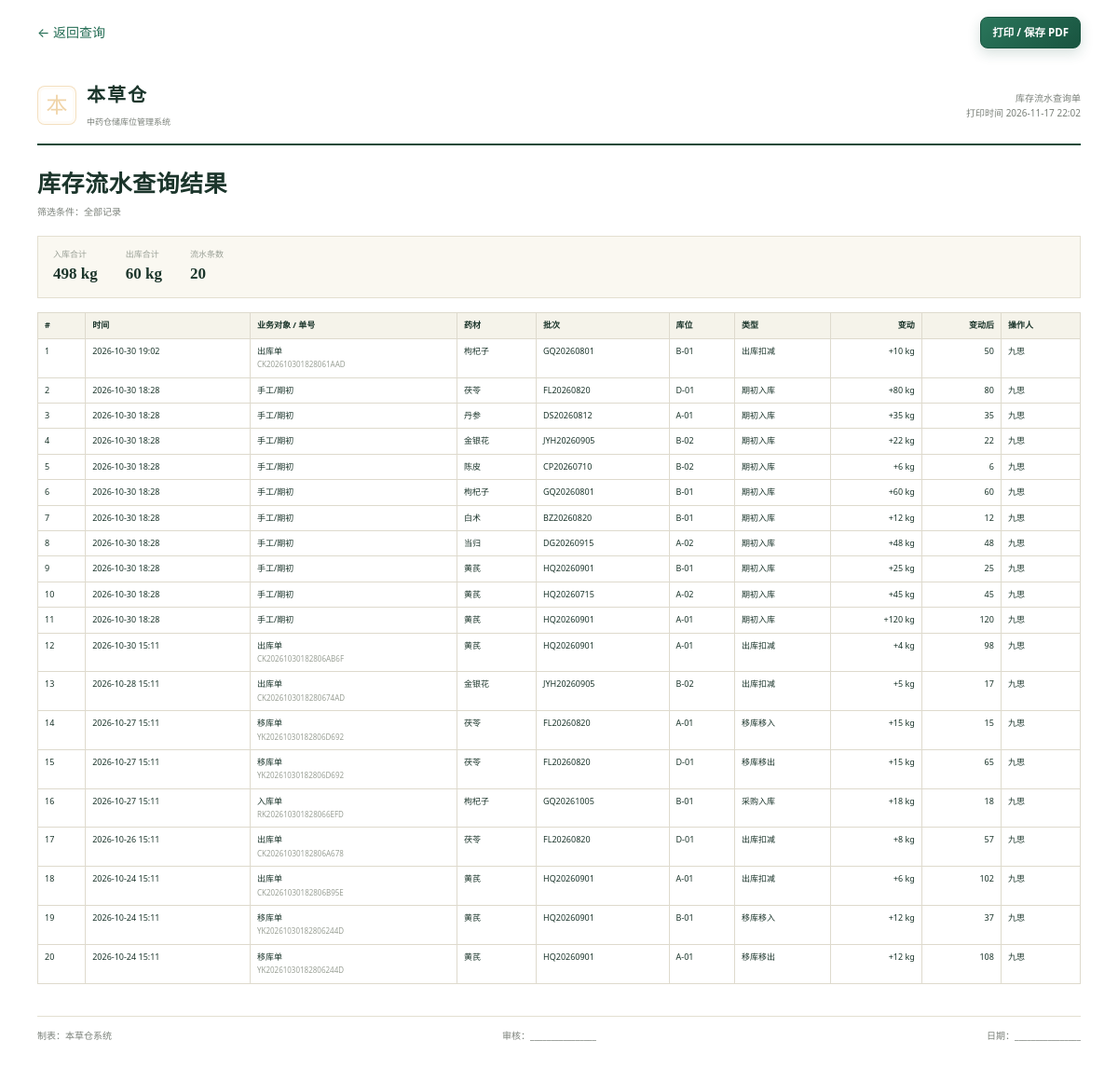
/reports/stock/print/ (signed in), run on the app's committed database.
### warehouse/models.py (models this page shows, shortened)
class StockMovement(models.Model):
    class MovementType(models.TextChoices):
        OPENING = "opening", "期初入库"
        INBOUND = "inbound", "采购入库"
        OUTBOUND = "outbound", "出库扣减"
        TRANSFER_OUT = "transfer_out", "移库移出"
        TRANSFER_IN = "transfer_in", "移库移入"
        ADJUST = "adjust", "盘点调整"
    class OrderType(models.TextChoices):
        INBOUND = "inbound", "入库单"
        TRANSFER = "transfer", "移库单"
        OUTBOUND = "outbound", "出库单"
        MANUAL = "manual", "手工/期初"
    batch = models.ForeignKey(
        StockBatch,
        on_delete=models.PROTECT,
        related_name="movements",
        verbose_name="库存批次",
    )
    movement_type = models.CharField(
        "变动类型", max_length=20, choices=MovementType.choices
    )
    quantity = models.DecimalField(
        "变动数量",
        max_digits=12,
        decimal_places=3,
        validators=[MinValueValidator(Decimal("0.001"))],
    )
    before_quantity = models.DecimalField(
        "变动前", max_digits=12, decimal_places=3
    )
    after_quantity = models.DecimalField("变动后", max_digits=12, decimal_places=3)
    order_type = models.CharField(
        "关联单据类型",
        max_length=16,
        choices=OrderType.choices,
        default=OrderType.MANUAL,
    )
    order_no = models.CharField("关联单号", max_length=24, blank=True)
    order_id = models.PositiveBigIntegerField("关联单据 ID", null=True, blank=True)
    operator = models.ForeignKey(
        settings.AUTH_USER_MODEL,
        on_delete=models.PROTECT,
        verbose_name="操作人",
        null=True,
        blank=True,
    )
    remark = models.CharField("备注", max_length=300, blank=True)
    created_at = models.DateTimeField("发生时间", auto_now_add=True)
    class Meta:
        verbose_name = "库存流水"
        verbose_name_plural = "库存流水"
        ordering = ["-created_at", "-id"]
        indexes = [
            models.Index(fields=["batch", "-created_at"]),
            models.Index(fields=["order_type", "order_no"]),
        ]

class StockBatch(models.Model):
    herb = models.ForeignKey(
        Herb, on_delete=models.PROTECT, related_name="stock_batches", verbose_name="药材"
    )
    location = models.ForeignKey(
        StorageLocation,
        on_delete=models.PROTECT,
        related_name="stock_batches",
        verbose_name="库位",
    )
    batch_no = models.CharField("批次号", max_length=50)
    quantity = models.DecimalField(
        "当前库存",
        max_digits=12,
        decimal_places=3,
        default=Decimal("0"),
        validators=[MinValueValidator(Decimal("0"))],
    )
    production_date = models.DateField("生产日期", null=True, blank=True)
    expiry_date = models.DateField("有效期至", null=True, blank=True)
    updated_at = models.DateTimeField("更新时间", auto_now=True)
    objects = StockBatchQuerySet.as_manager()
    class Meta:
        verbose_name = "库存批次"
        verbose_name_plural = "库存批次"
        ordering = ["herb__code", "location__code", "batch_no"]
        constraints = [
            models.UniqueConstraint(
                fields=["herb", "location", "batch_no"],
                name="uniq_stock_herb_location_batch",
            ),
            models.CheckConstraint(
                condition=models.Q(quantity__gte=0), name="stock_quantity_non_negative"
            ),
        ]
        indexes = [
            models.Index(fields=["herb", "location", "batch_no"]),
        ]

class Herb(models.Model):
    code = models.CharField("药材编码", max_length=30, unique=True)
    name = models.CharField("药材名称", max_length=80)
    spec = models.CharField("规格", max_length=80, blank=True)
    unit = models.CharField("单位", max_length=10, default="kg")
    category = models.CharField("类别", max_length=40, blank=True)
    safety_stock = models.DecimalField(
        "安全库存", max_digits=12, decimal_places=3, default=Decimal("0")
    )
    is_active = models.BooleanField("启用", default=True)
    class Meta:
        verbose_name = "药材"
        verbose_name_plural = "药材"
        ordering = ["code"]

class StorageLocation(models.Model):
    warehouse = models.ForeignKey(
        Warehouse,
        on_delete=models.PROTECT,
        related_name="locations",
        verbose_name="所属仓库",
    )
    code = models.CharField("库位编码", max_length=30)
    name = models.CharField("库位名称", max_length=80, blank=True)
    zone = models.CharField("库区", max_length=30, blank=True)
    is_active = models.BooleanField("启用", default=True)
    class Meta:
        verbose_name = "库位"
        verbose_name_plural = "库位"
        ordering = ["warehouse__code", "code"]
        constraints = [
            models.UniqueConstraint(
                fields=["warehouse", "code"], name="uniq_location_warehouse_code"
            )
        ]

class UserProfile(models.Model):
    class Role(models.TextChoices):
        ADMIN = "admin", "系统管理员"
        KEEPER = "keeper", "仓管员"
        MANAGER = "manager", "仓库主管"
        VIEWER = "viewer", "只读访客"
    user = models.OneToOneField(
        settings.AUTH_USER_MODEL,
        on_delete=models.CASCADE,
        related_name="profile",
        verbose_name="用户",
    )
    role = models.CharField(
        "岗位角色", max_length=16, choices=Role.choices, default=Role.VIEWER
    )
    phone = models.CharField("联系电话", max_length=20, blank=True)
    department = models.CharField("所属部门", max_length=50, blank=True)
    class Meta:
        verbose_name = "用户档案"
        verbose_name_plural = "用户档案"
    @property
    def display_name(self):
        return self.user.get_full_name() or self.user.username
    @property
    def effective_role(self):
        if self.user.is_superuser:
            return self.Role.ADMIN
        return self.role

### warehouse/report_views.py (the view)
# urls.py: path("reports/stock/print/", report_views.stock_query_print, name="stock_query_print"),
@login_required
def stock_query_print(request):
    _require(request.user, "query.view")
    qs, filters = _movement_filters(request)
    incoming, outgoing, movement_count = _summarize_movements(qs)
    return render(
        request,
        "warehouse/stock_query_print.html",
        {
            "movements": qs.order_by("-created_at", "-id")[:500],
            "filters": filters,
            "incoming": incoming,
            "outgoing": outgoing,
            "movement_count": movement_count,
            "generated_at": timezone.localtime(),
        },
    )

### warehouse/permissions.py (called while the page is built)
def get_role(user):
    if not user.is_authenticated:
        return None
    if user.is_superuser:
        return "admin"
    profile = getattr(user, "profile", None)
    return profile.effective_role if profile else "viewer"

def has_perm(user, code):
    return bool(get_access_config(user)["permissions"].get(code))

def allowed_menus(user):
    return set(get_access_config(user)["menus"])

def can_create(user):
    return has_perm(user, "transfer.create") or has_perm(user, "outbound.create")

def can_audit(user):
    return (
        has_perm(user, "transfer.audit")
        or has_perm(user, "outbound.audit")
        or has_perm(user, "inbound.audit")
    )

def can_execute(user):
    return (
        has_perm(user, "transfer.execute")
        or has_perm(user, "outbound.execute")
        or has_perm(user, "inbound.execute")
    )

### warehouse/report_views.py (called while the page is built)
def _require(user, code):
    if not has_perm(user, code):
        raise PermissionDenied("当前岗位没有该功能权限。")

def _parse_date(raw):
    try:
        return date.fromisoformat(raw) if raw else None
    except ValueError:
        return None

def _summarize_movements(qs):
    incoming = qs.filter(
        movement_type__in=[
            StockMovement.MovementType.OPENING,
            StockMovement.MovementType.INBOUND,
            StockMovement.MovementType.TRANSFER_IN,
        ]
    ).aggregate(total=Sum("quantity"))["total"] or Decimal("0")
    outgoing = qs.filter(
        movement_type__in=[
            StockMovement.MovementType.OUTBOUND,
            StockMovement.MovementType.TRANSFER_OUT,
            StockMovement.MovementType.ADJUST,
        ]
    ).aggregate(total=Sum("quantity"))["total"] or Decimal("0")
    return incoming, outgoing, qs.count()

### warehouse/templatetags/warehouse_tags.py (called while the page is built)
@register.simple_tag(takes_context=True)
def query_replace(context, **kwargs):
    request = context.get("request")
    query = request.GET.copy() if request else {}
    for key, value in kwargs.items():
        if value is None or value == "":
            query.pop(key, None)
        else:
            query[key] = value
    try:
        return query.urlencode()
    except AttributeError:
        return ""

@register.filter
def qty(value, digits=3):
    try:
        number = Decimal(value)
    except (TypeError, ValueError, InvalidOperation):
        return value
    text = f"{number:.{digits}f}".rstrip("0").rstrip(".")
    return text or "0"

### templates/warehouse/stock_query_print.html (shortened to what this page needs)
{% load warehouse_tags static %}
<!DOCTYPE html>
<html lang="zh-CN">
<head>
  <link rel="stylesheet" href="{% static 'warehouse/css/app.css' %}?v=20261030">
</head>
<body class="print-body">
<div class="print-toolbar">
  <a href="{% url 'stock_query' %}?{% query_replace %}">← 返回查询</a>
  <button onclick="window.print()" class="btn btn-primary btn-sm">打印 / 保存 PDF</button>
</div>
<main class="print-page">
  <header class="print-head">
    <div class="print-brand"><span class="brand-seal">本</span><div><strong>本草仓</strong><small>中药仓储库位管理系统</small></div></div>
    <div class="print-meta"><span>库存流水查询单</span><time>打印时间 {{ generated_at|date:"Y-m-d H:i" }}</time></div>
  </header>
  <h1>库存流水查询结果</h1>
  <p class="print-sub">筛选条件：{% if not filters.has_filters %}全部记录{% endif %}</p>
  <div class="print-summary">
    <div><span>入库合计</span><strong>{{ incoming|qty }} kg</strong></div>
    <div><span>出库合计</span><strong>{{ outgoing|qty }} kg</strong></div>
    <div><span>流水条数</span><strong>{{ movement_count }}</strong></div>
  </div>
  <table class="print-table">
    <thead><tr><th>#</th><th>时间</th><th>业务对象 / 单号</th><th>药材</th><th>批次</th><th>库位</th><th>类型</th><th class="num">变动</th><th class="num">变动后</th><th>操作人</th></tr></thead>
    <tbody>
      {% for movement in movements %}
      <tr><td>{{ forloop.counter }}</td><td>{{ movement.created_at|date:"Y-m-d H:i" }}</td><td>{{ movement.get_order_type_display }}{% if movement.order_no %}<br><small>{{ movement.order_no }}</small>{% endif %}</td><td>{{ movement.batch.herb.name }}</td><td>{{ movement.batch.batch_no }}</td><td>{{ movement.batch.location.code }}</td><td>{{ movement.get_movement_type_display }}</td><td class="num">{{ movement.quantity|signed }} {{ movement.batch.herb.unit }}</td><td class="num">{{ movement.after_quantity|qty }}</td><td>{{ movement.operator.profile.display_name|default:movement.operator.username|default:"系统" }}</td></tr>
      {% empty %}<tr><td colspan="10" class="print-empty">没有符合条件的记录。</td></tr>{% endfor %}
    </tbody>
  </table>
  <footer class="print-foot"><span>制表：本草仓系统</span><span>审核：________________</span><span>日期：________________</span></footer>
</main>
</body>
</html>

### static/warehouse/css/app.css (style rules this page uses)
:root { --ink: #1b352b; --ink-2: #2d4a3f; --green: #216b52; --green-deep: #164936; --green-dark: #102f25; --green-soft: #e9f2ec; --green-pale: #f2f8f4; --gold: #b4874a; --gold-soft: #f5eddf; --paper: #f5f3ea; --surface: #fffefa; --surface-2: #faf8f1; --line: #e3dfd1; --line-strong: #cfc9b8; --muted: #7b817a; --muted-2: #9aa096; --danger: #ac4b3f; --danger-soft: #faeeec; --warning: #a97124; --warning-soft: #fbf2df; --info: #3d6f8d; --info-soft: #eaf2f7; --success: #2f7357; --success-soft: #e8f3ed; --shadow-sm: 0 1px 2px rgba(27, 53, 43, 0.04); --shadow-md: 0 12px 30px rgba(27, 53, 43, 0.07); --shadow-lg: 0 24px 60px rgba(20, 45, 36, 0.14); --radius: 14px; --radius-sm: 9px; --font-sans: "PingFang SC", "Microsoft YaHei", "Noto Sans SC", system-ui, -apple-system, sans-serif; --font-serif: "Songti SC", "Noto Serif SC", "STSong", Georgia, serif; }
* { box-sizing: border-box; }
html { min-height: 100%; }
body { margin: 0; min-height: 100vh; color: var(--ink); background: radial-gradient(circle at 88% 4%, rgba(180, 135, 74, 0.08), transparent 26rem), linear-gradient(180deg, #f7f5ed 0%, var(--paper) 100%); font-family: var(--font-sans); font-size: 14px; line-height: 1.6; -webkit-font-smoothing: antialiased; }
a { color: var(--green); text-decoration: none; }
h1, h2, h3, p { margin: 0; }
h1, h2, h3 { line-height: 1.3; }
h1 { font-family: var(--font-serif); font-size: 30px; font-weight: 700; letter-spacing: 0.02em; }
button, input, select, textarea { font: inherit; color: inherit; }
button { cursor: pointer; }
.brand-seal { display: grid; place-items: center; width: 42px; height: 42px; flex: 0 0 42px; color: #f0d4a8; font-family: var(--font-serif); font-size: 23px; line-height: 1; border: 1px solid rgba(240, 212, 168, 0.72); border-radius: 8px; background: rgba(255, 255, 255, 0.04); box-shadow: inset 0 0 0 3px rgba(240, 212, 168, 0.1); }
.btn { display: inline-flex; align-items: center; justify-content: center; gap: 5px; min-height: 39px; padding: 0 16px; color: var(--ink); background: var(--surface); border: 1px solid var(--line-strong); border-radius: 8px; font-size: 12.5px; font-weight: 600; line-height: 1; white-space: nowrap; transition: transform 0.14s ease, box-shadow 0.14s ease, background 0.14s ease, color 0.14s ease; }
.btn-primary { color: #fff; background: linear-gradient(140deg, #2a765b, #195440); border-color: #195440; box-shadow: 0 5px 14px rgba(25, 84, 64, 0.18); }
.btn-sm { min-height: 34px; padding: 0 12px; font-size: 11.5px; }
.print-body { background: #fff; color: #1b352b; }
.print-toolbar { display: flex; align-items: center; justify-content: space-between; max-width: 1120px; margin: 0 auto; padding: 18px 0 8px; }
.print-page { max-width: 1120px; margin: 0 auto; padding: 26px 0 40px; }
.print-head { display: flex; align-items: center; justify-content: space-between; padding-bottom: 14px; border-bottom: 2px solid #194a39; }
.print-brand { display: flex; align-items: center; gap: 11px; }
.print-brand strong { display: block; font-family: var(--font-serif); font-size: 20px; letter-spacing: 0.1em; }
.print-brand small { color: var(--muted); font-size: 9px; }
.print-meta { display: flex; flex-direction: column; align-items: flex-end; color: var(--muted); font-size: 10px; }
.print-page h1 { margin: 26px 0 4px; font-size: 25px; }
.print-sub { margin-bottom: 18px; color: var(--muted); font-size: 10px; }
.print-summary { display: flex; gap: 30px; margin-bottom: 15px; padding: 12px 16px; background: var(--surface-2); border: 1px solid var(--line); }
.print-summary div { display: flex; flex-direction: column; }
.print-summary span { color: var(--muted-2); font-size: 9px; }
.print-summary strong { color: var(--ink); font-family: var(--font-serif); font-size: 17px; }
.print-table { width: 100%; border-collapse: collapse; font-size: 9px; }
.print-table th, .print-table td { padding: 6px 7px; border: 1px solid #dedacd; text-align: left; vertical-align: top; }
.print-table th { background: #f5f3ea; font-weight: 600; }
.print-table .num { text-align: right; }
.print-table small { color: var(--muted-2); font-size: 8px; }
.print-foot { display: flex; justify-content: space-between; margin-top: 34px; padding-top: 12px; border-top: 1px solid var(--line); color: var(--muted); font-size: 10px; }

### data on the page
StockMovement: created_at "2026-10-30 19:02", order_type "出库单", order_no "CK202610301828061AAD", batch.herb.name "枸杞子", batch.batch_no "GQ20260801", batch.location.code "B-01", movement_type "出库扣减", quantity|signed "+10", batch.herb.unit "kg", after_quantity|qty "50", operator.profile.display_name "九思"
StockMovement: created_at "2026-10-30 18:28", order_type "手工/期初", batch.herb.name "茯苓", batch.batch_no "FL20260820", batch.location.code "D-01", movement_type "期初入库", quantity|signed "+80", batch.herb.unit "kg", after_quantity|qty "80", operator.profile.display_name "九思"
StockMovement: created_at "2026-10-30 18:28", order_type "手工/期初", batch.herb.name "丹参", batch.batch_no "DS20260812", batch.location.code "A-01", movement_type "期初入库", quantity|signed "+35", batch.herb.unit "kg", after_quantity|qty "35", operator.profile.display_name "九思"
StockMovement: created_at "2026-10-30 18:28", order_type "手工/期初", batch.herb.name "金银花", batch.batch_no "JYH20260905", batch.location.code "B-02", movement_type "期初入库", quantity|signed "+22", batch.herb.unit "kg", after_quantity|qty "22", operator.profile.display_name "九思"
StockMovement: created_at "2026-10-30 18:28", order_type "手工/期初", batch.herb.name "陈皮", batch.batch_no "CP20260710", batch.location.code "B-02", movement_type "期初入库", quantity|signed "+6", batch.herb.unit "kg", after_quantity|qty "6", operator.profile.display_name "九思"
StockMovement: created_at "2026-10-30 18:28", order_type "手工/期初", batch.herb.name "枸杞子", batch.batch_no "GQ20260801", batch.location.code "B-01", movement_type "期初入库", quantity|signed "+60", batch.herb.unit "kg", after_quantity|qty "60", operator.profile.display_name "九思"
StockMovement: created_at "2026-10-30 18:28", order_type "手工/期初", batch.herb.name "白术", batch.batch_no "BZ20260820", batch.location.code "B-01", movement_type "期初入库", quantity|signed "+12", batch.herb.unit "kg", after_quantity|qty "12", operator.profile.display_name "九思"
StockMovement: created_at "2026-10-30 18:28", order_type "手工/期初", batch.herb.name "当归", batch.batch_no "DG20260915", batch.location.code "A-02", movement_type "期初入库", quantity|signed "+48", batch.herb.unit "kg", after_quantity|qty "48", operator.profile.display_name "九思"
StockMovement: created_at "2026-10-30 18:28", order_type "手工/期初", batch.herb.name "黄芪", batch.batch_no "HQ20260901", batch.location.code "B-01", movement_type "期初入库", quantity|signed "+25", batch.herb.unit "kg", after_quantity|qty "25", operator.profile.display_name "九思"
StockMovement: created_at "2026-10-30 18:28", order_type "手工/期初", batch.herb.name "黄芪", batch.batch_no "HQ20260715", batch.location.code "A-02", movement_type "期初入库", quantity|signed "+45", batch.herb.unit "kg", after_quantity|qty "45", operator.profile.display_name "九思"
StockMovement: created_at "2026-10-30 18:28", order_type "手工/期初", batch.herb.name "黄芪", batch.batch_no "HQ20260901", batch.location.code "A-01", movement_type "期初入库", quantity|signed "+120", batch.herb.unit "kg", after_quantity|qty "120", operator.profile.display_name "九思"
StockMovement: created_at "2026-10-30 15:11", order_type "出库单", order_no "CK20261030182806AB6F", batch.herb.name "黄芪", batch.batch_no "HQ20260901", batch.location.code "A-01", movement_type "出库扣减", quantity|signed "+4", batch.herb.unit "kg", after_quantity|qty "98", operator.profile.display_name "九思"
StockMovement: created_at "2026-10-28 15:11", order_type "出库单", order_no "CK2026103018280674AD", batch.herb.name "金银花", batch.batch_no "JYH20260905", batch.location.code "B-02", movement_type "出库扣减", quantity|signed "+5", batch.herb.unit "kg", after_quantity|qty "17", operator.profile.display_name "九思"
StockMovement: created_at "2026-10-27 15:11", order_type "移库单", order_no "YK20261030182806D692", batch.herb.name "茯苓", batch.batch_no "FL20260820", batch.location.code "A-01", movement_type "移库移入", quantity|signed "+15", batch.herb.unit "kg", after_quantity|qty "15", operator.profile.display_name "九思"
StockMovement: created_at "2026-10-27 15:11", order_type "移库单", order_no "YK20261030182806D692", batch.herb.name "茯苓", batch.batch_no "FL20260820", batch.location.code "D-01", movement_type "移库移出", quantity|signed "+15", batch.herb.unit "kg", after_quantity|qty "65", operator.profile.display_name "九思"
StockMovement: created_at "2026-10-27 15:11", order_type "入库单", order_no "RK202610301828066EFD", batch.herb.name "枸杞子", batch.batch_no "GQ20261005", batch.location.code "B-01", movement_type "采购入库", quantity|signed "+18", batch.herb.unit "kg", after_quantity|qty "18", operator.profile.display_name "九思"
StockMovement: created_at "2026-10-26 15:11", order_type "出库单", order_no "CK20261030182806A678", batch.herb.name "茯苓", batch.batch_no "FL20260820", batch.location.code "D-01", movement_type "出库扣减", quantity|signed "+8", batch.herb.unit "kg", after_quantity|qty "57", operator.profile.display_name "九思"
StockMovement: created_at "2026-10-24 15:11", order_type "出库单", order_no "CK20261030182806B95E", batch.herb.name "黄芪", batch.batch_no "HQ20260901", batch.location.code "A-01", movement_type "出库扣减", quantity|signed "+6", batch.herb.unit "kg", after_quantity|qty "102", operator.profile.display_name "九思"
StockMovement: created_at "2026-10-24 15:11", order_type "移库单", order_no "YK20261030182806244D", batch.herb.name "黄芪", batch.batch_no "HQ20260901", batch.location.code "B-01", movement_type "移库移入", quantity|signed "+12", batch.herb.unit "kg", after_quantity|qty "37", operator.profile.display_name "九思"
StockMovement: created_at "2026-10-24 15:11", order_type "移库单", order_no "YK20261030182806244D", batch.herb.name "黄芪", batch.batch_no "HQ20260901", batch.location.code "A-01", movement_type "移库移出", quantity|signed "+12", batch.herb.unit "kg", after_quantity|qty "108", operator.profile.display_name "九思"

### other printed values
{{ generated_at|date:"Y-m-d H:i" }} "2026-11-17 22:02"
{{ incoming|qty }} "498"
{{ outgoing|qty }} "60"
{{ movement_count }} "20"
